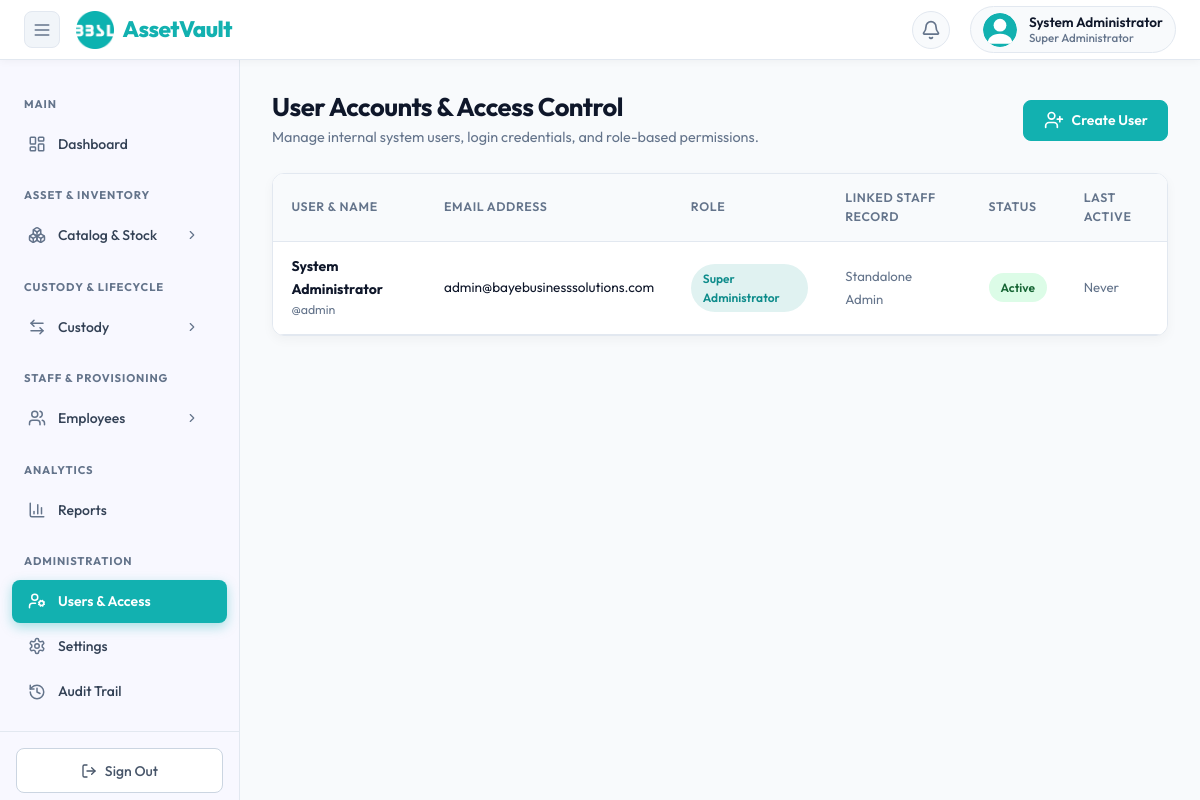
Page /modules/settings/users.php (signed in) on the committed database.
### tables this page shows
CREATE TABLE `users` (
    `id` INT UNSIGNED AUTO_INCREMENT PRIMARY KEY,
    `username` VARCHAR(60) NOT NULL UNIQUE,
    `email` VARCHAR(120) NOT NULL UNIQUE,
    `password_hash` VARCHAR(255) NOT NULL,
    `full_name` VARCHAR(120) NOT NULL,
    `role_id` INT UNSIGNED NOT NULL,
    `employee_id` INT UNSIGNED NULL UNIQUE,
    `is_active` TINYINT(1) NOT NULL DEFAULT 1,
    `last_login` DATETIME NULL,
    `created_at` TIMESTAMP DEFAULT CURRENT_TIMESTAMP,
    `updated_at` TIMESTAMP DEFAULT CURRENT_TIMESTAMP ON UPDATE CURRENT_TIMESTAMP,
    INDEX `idx_user_username` (`username`),
    INDEX `idx_user_email` (`email`),
    INDEX `idx_user_role` (`role_id`),
    CONSTRAINT `fk_user_role` FOREIGN KEY (`role_id`) REFERENCES `roles` (`id`) ON UPDATE CASCADE ON DELETE RESTRICT,
    CONSTRAINT `fk_user_employee` FOREIGN KEY (`employee_id`) REFERENCES `employees` (`id`) ON UPDATE CASCADE ON DELETE SET NULL
);

CREATE TABLE `roles` (
    `id` INT UNSIGNED AUTO_INCREMENT PRIMARY KEY,
    `name` VARCHAR(60) NOT NULL UNIQUE,
    `slug` VARCHAR(60) NOT NULL UNIQUE,
    `description` VARCHAR(255) NULL,
    `created_at` TIMESTAMP DEFAULT CURRENT_TIMESTAMP
);

### includes/functions.php (called while the page is built, shortened)
<?php
function e(?string $string): string {
    return htmlspecialchars((string)($string ?? ''), ENT_QUOTES | ENT_HTML5, 'UTF-8');
}

### modules/settings/users.php (the view, shortened to what this page needs)
<?php
require_once __DIR__ . '/../../includes/functions.php';
require_once __DIR__ . '/../../includes/auth.php';
$users = $pdo->query("
    SELECT u.*, r.name AS role_name, r.slug AS role_slug, e.staff_id, e.job_title
    FROM users u
    JOIN roles r ON u.role_id = r.id
    LEFT JOIN employees e ON u.employee_id = e.id
    ORDER BY u.id ASC
")->fetchAll();
include __DIR__ . '/../../includes/header.php';
?>
<div style="display: flex; align-items: center; justify-content: space-between; margin-bottom: 1.5rem; flex-wrap: wrap; gap: 1rem;">
    <div>
        <h1 style="font-size: 1.6rem; margin-bottom: 0.2rem;">User Accounts & Access Control</h1>
        <p style="color: var(--text-secondary); margin-bottom: 0; font-size: 0.9rem;">
            Manage internal system users, login credentials, and role-based permissions.
        </p>
    </div>
    <button type="button" class="btn btn-primary" onclick="openUserModal()">
        <i data-lucide="user-plus"></i>
        <span>Create User</span>
    </button>
</div>
<div class="card" style="padding: 0; overflow: hidden;">
    <div class="table-container" style="border: none; border-radius: 0;">
        <table class="table">
            <thead>
                <tr>
                    <th>User & Name</th>
                    <th>Email Address</th>
                    <th>Role</th>
                    <th>Linked Staff Record</th>
                    <th>Status</th>
                    <th>Last Active</th>
                </tr>
            </thead>
            <tbody>
                <?php foreach ($users as $u): ?>
                <tr>
                    <td>
                        <div style="font-weight: 700; color: var(--text-primary);"><?= e($u['full_name']) ?></div>
                        <div style="font-size: 0.775rem; color: var(--text-secondary);">@<?= e($u['username']) ?></div>
                    </td>
                    <td style="font-size: 0.85rem;"><?= e($u['email']) ?></td>
                    <td>
                        <span class="badge <?= $u['role_slug'] === 'super_admin' ? 'badge-primary' : 'badge-secondary' ?>">
                            <?= e($u['role_name']) ?>
                        </span>
                    </td>
                    <td>
                        <?php if ($u['staff_id']): ?>
                            <a href="<?= BASE_URL ?>/staff/view/<?= urlencode($u['staff_id']) ?>" style="font-weight: 600; font-size: 0.825rem;">
                                Staff ID: <?= e($u['staff_id']) ?>
                            </a>
                        <?php else: ?>
                            <span style="color: var(--text-secondary); font-size: 0.825rem;">Standalone Admin</span>
                        <?php endif; ?>
                    </td>
                    <td>
                        <span class="badge <?= $u['is_active'] ? 'badge-success' : 'badge-danger' ?>">
                            <?= $u['is_active'] ? 'Active' : 'Disabled' ?>
                        </span>
                    </td>
                    <td style="font-size: 0.825rem; color: var(--text-secondary);">
                        <?= $u['last_login'] ? timeAgo($u['last_login']) : 'Never' ?>
                    </td>
                </tr>
                <?php endforeach; ?>
            </tbody>
        </table>
    </div>
</div>
<?php
include __DIR__ . '/../../includes/footer.php';
?>

### assets/css/style.css (style rules this page uses)
:root { --primary: #12b1b0; --primary-dark: #0e8c8b; --primary-light: #e0f2f1; --secondary: #0f172a; --accent: #4db6ac; --danger: #ef4444; --success: #10b981; --warning: #f59e0b; --info: #3b82f6; --background: #f8fafc; --surface: #ffffff; --text-primary: #0f172a; --text-secondary: #64748b; --border: #e2e8f0; --shadow-sm: 0 1px 2px rgba(0, 0, 0, 0.05); --shadow-md: 0 4px 12px rgba(0, 0, 0, 0.04); --shadow-lg: 0 10px 25px -5px rgba(0, 0, 0, 0.08), 0 8px 10px -6px rgba(0, 0, 0, 0.04); --radius: 12px; --radius-sm: 8px; --radius-full: 9999px; --transition: all 0.2s cubic-bezier(0.4, 0, 0.2, 1); }
* { box-sizing: border-box; margin: 0; padding: 0; }
body { font-family: 'Outfit', -apple-system, BlinkMacSystemFont, "Segoe UI", Roboto, sans-serif; background-color: var(--background); color: var(--text-primary); line-height: 1.6; font-size: 14px; -webkit-font-smoothing: antialiased; }
svg.lucide, i[data-lucide], svg[data-lucide] { width: 1.25rem; height: 1.25rem; stroke-width: 2; vertical-align: middle; display: inline-block; stroke: currentColor; fill: none; flex-shrink: 0; }
h1, h2, h3, h4, h5, h6 { font-family: 'Outfit', sans-serif; font-weight: 700; line-height: 1.2; margin-bottom: 0.5rem; color: var(--text-primary); letter-spacing: -0.02em; }
.card, .stat-card, .chart-card { background: #ffffff; border-radius: var(--radius); padding: 1.5rem; box-shadow: var(--shadow-md); margin-bottom: 1.5rem; border: 1px solid var(--border); transition: var(--transition); }
.btn { display: inline-flex; align-items: center; justify-content: center; padding: 0.6rem 1.2rem; border-radius: var(--radius-sm); font-weight: 600; cursor: pointer; border: 1px solid transparent; transition: var(--transition); font-size: 0.875rem; line-height: 1.2; gap: 0.5rem; font-family: 'Outfit', sans-serif; }
.btn-primary, .bg-primary { background-color: #12b1b0 !important; border-color: #12b1b0 !important; color: #ffffff !important; }
.table-container { overflow-x: auto; border-radius: var(--radius); border: 1px solid var(--border); background: #ffffff; }
.table { width: 100%; border-collapse: collapse; }
.table th, .table td { padding: 0.85rem 1.15rem; text-align: left; border-bottom: 1px solid var(--border); }
.table th { background-color: #f8fafc; font-weight: 600; color: var(--text-secondary); font-size: 0.775rem; text-transform: uppercase; letter-spacing: 0.05em; }
.badge { display: inline-flex; align-items: center; gap: 0.3rem; padding: 0.3rem 0.75rem; border-radius: 999px; font-size: 0.75rem; font-weight: 600; text-transform: capitalize; }
.badge-approved, .badge-success { background: #dcfce7; color: #166534; }
.badge-primary { background: var(--primary-light); color: var(--primary-dark); }

### rows in the picture
users: full_name "System Administrator", username "admin", email "admin@bayebusinesssolutions.com", role.name "Super Administrator", is_active "Active", shows "Never"

### other values in the picture
APP_NAME "AssetVault"
$_SESSION['user_name'] "System Administrator"
$_SESSION['role_name'] "Super Administrator"
